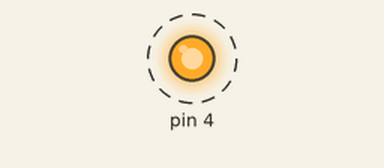
Simulated run of this program. Board: Raspberry Pi (wiringPi pin numbers). Parts: output pins drawn as LEDs (lit = HIGH). Dashed ring = blinking. Pin numbers are wiringPi numbers; what the program prints to the terminal is not drawn.

Above: at 0.5 s.
Timing chart, 0 to 4.6 s (numbered marks = the images above):
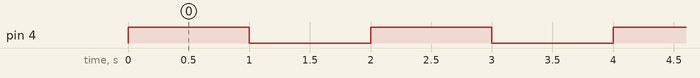

The program:

02_led_class.py
```python
import wiringpi
from time import sleep

class Led(object):
  def __init__(self, pin):
    self.pinNumber = pin
    wiringpi.wiringPiSetup()    # Use WiringPi numbering
    wiringpi.pinMode(self.pinNumber, 1) # As output
    self.off()

  def on(self):
    self.set_state(True)

  def off(self):
    self.set_state(False)

  def toggle(self):
    self.set_state(not self.get_state())

  def set_state(self, state):
    self.isOn = state
    wiringpi.digitalWrite(self.pinNumber, state)   # Write state to LED pin

  def get_state(self):
    return self.isOn

# The main program
led = Led(4)

while True:
  print("Toggling the LED")
  led.toggle()
  sleep(1)
```

Measured:
- by itself, pin 4: alternates HIGH for 1.0 s and LOW for 1.0 s
